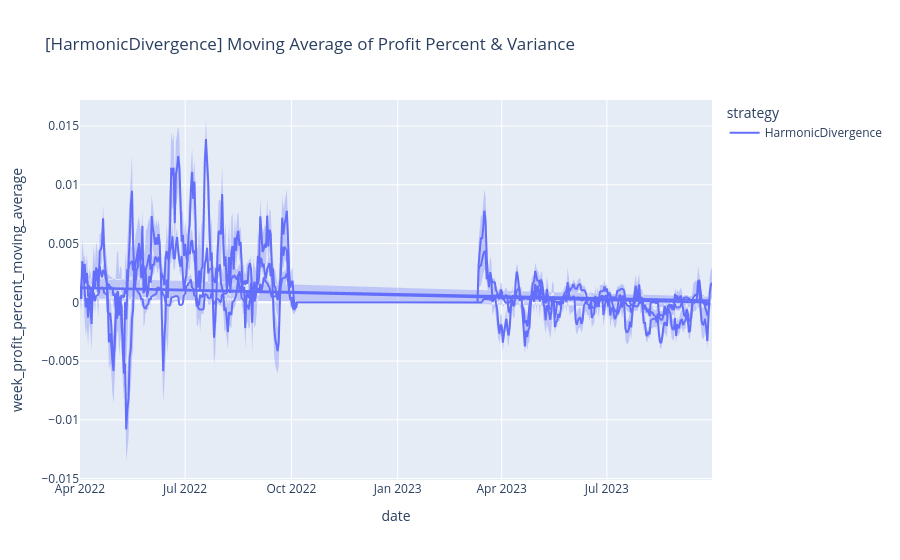
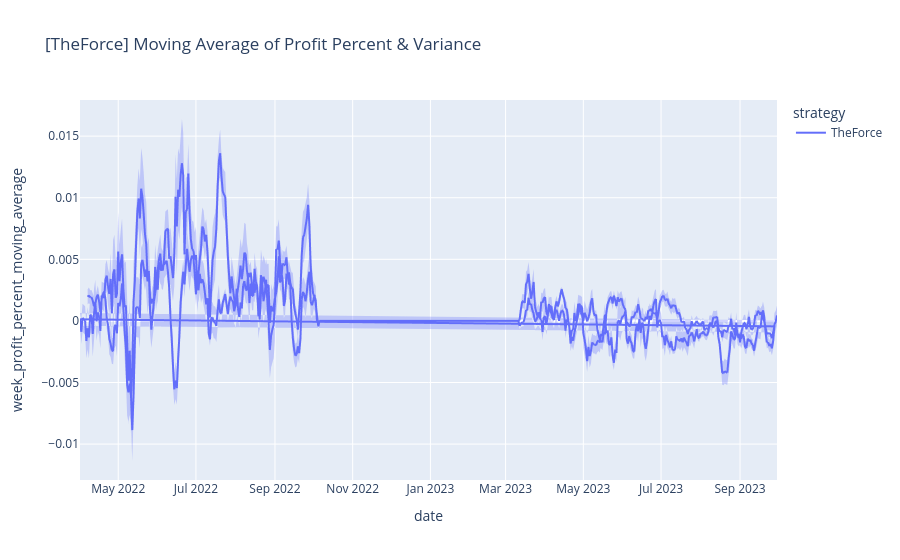
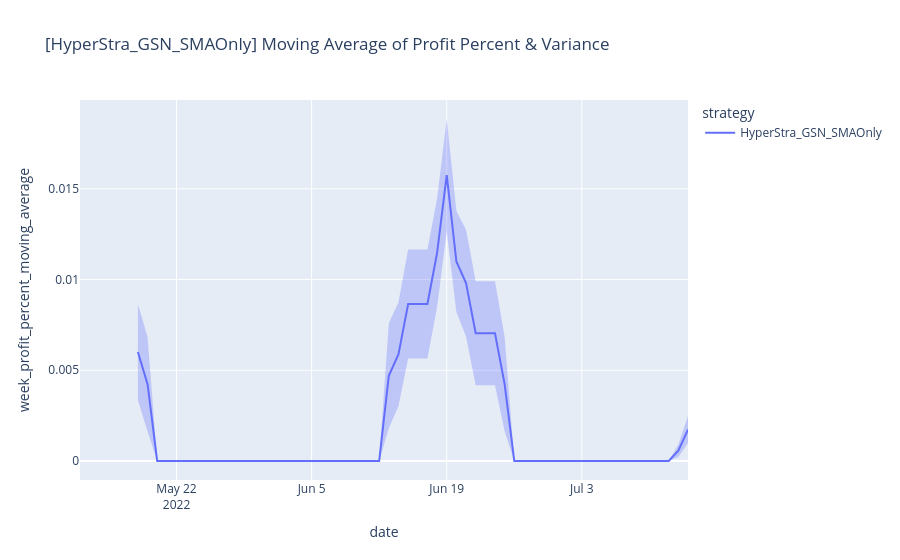

Notebook source saved alongside these figures, in order:
### Code cell
# Import graphic objects
import plotly.graph_objs as go

def line(error_y_mode=None, **kwargs):
    """Extension of `plotly.express.line` to use error bands."""
    ERROR_MODES = {'bar','band','bars','bands',None}
    if error_y_mode not in ERROR_MODES:
        raise ValueError(f"'error_y_mode' must be one of {ERROR_MODES}, received {repr(error_y_mode)}.")
    if error_y_mode in {'bar','bars',None}:
        fig = px.line(**kwargs)
    elif error_y_mode in {'band','bands'}:
        if 'error_y' not in kwargs:
            raise ValueError(f"If you provide argument 'error_y_mode' you must also provide 'error_y'.")
        figure_with_error_bars = px.line(**kwargs)
        fig = px.line(**{arg: val for arg,val in kwargs.items() if arg != 'error_y'})
        for data in figure_with_error_bars.data:
            x = list(data['x'])
            y_upper = list(data['y'] + data['error_y']['array'])
            y_lower = list(data['y'] - data['error_y']['array'])
            color = f"rgba({tuple(int(data['line']['color'].lstrip('#')[i:i+2], 16) for i in (0, 2, 4))},.3)".replace('((','(').replace('),',',').replace(' ','')
            fig.add_trace(
                go.Scatter(
                    x = x+x[::-1],
                    y = y_upper+y_lower[::-1],
                    fill = 'toself',
                    fillcolor = color,
                    line = dict(color = 'rgba(255,255,255,0)'),
                    hoverinfo = "skip",
                    showlegend = False,
                    legendgroup = data['legendgroup'],
                    xaxis = data['xaxis'],
                    yaxis = data['yaxis'],
                )
            )
        # Reorder data as said here: https://stackoverflow.com/a/66854398/8849755
        reordered_data = []
        for i in range(int(len(fig.data)/2)):
            reordered_data.append(fig.data[i+int(len(fig.data)/2)])
            reordered_data.append(fig.data[i])
        fig.data = tuple(reordered_data)
    return fig


summary_filtered_df['week_profit_percent_moving_std_half'] = summary_filtered_df['week_profit_percent_moving_std']/4
for strategy in strategies_filter:
    # Gets strat_df
    strat_df = summary_filtered_df.loc[summary_filtered_df['strategy'] == strategy]
    # Plots Average profit perfent and its variance as continuous error lines per week for each strategy
    fig = line( data_frame = strat_df,
                x = 'date',
                y = 'week_profit_percent_moving_average',
                error_y = 'week_profit_percent_moving_std_half',
                error_y_mode = 'band',
                color = 'strategy',
                title = f'[{strategy}] Moving Average of Profit Percent & Variance')
    fig.show()

### Figure 1 — Plotly figure (JSON) as saved in the notebook; plotly's stock layout.template omitted (floating-point values rounded to 4 significant figures; data arrays with more than 128 entries replaced by an {"elided": "..."} marker saying what was removed)
{"data": [{"fill": "toself", "fillcolor": "rgba(99,110,250,.3)", "hoverinfo": "skip", "legendgroup": "HarmonicDivergence", "line": {"color": "rgba(255,255,255,0)"}, "showlegend": false, "type": "scatter", "x": {"elided": "3278 str values"}, "xaxis": "x", "y": {"elided": "3278 float values"}, "yaxis": "y"}, {"hovertemplate": "strategy=HarmonicDivergence<br>date=%{x}<br>week_profit_percent_moving_average=%{y}<extra></extra>", "legendgroup": "HarmonicDivergence", "line": {"color": "#636efa", "dash": "solid"}, "marker": {"symbol": "circle"}, "mode": "lines", "name": "HarmonicDivergence", "showlegend": true, "type": "scattergl", "x": {"elided": "1639 str values"}, "xaxis": "x", "y": {"elided": "1639 float values"}, "yaxis": "y"}], "layout": {"legend": {"title": {"text": "strategy"}, "tracegroupgap": 0}, "title": {"text": "[HarmonicDivergence] Moving Average of Profit Percent & Variance"}, "xaxis": {"anchor": "y", "domain": [0, 1], "title": {"text": "date"}}, "yaxis": {"anchor": "x", "domain": [0, 1], "title": {"text": "week_profit_percent_moving_average"}}}}

### Figure 2 — Plotly figure (JSON) as saved in the notebook; plotly's stock layout.template omitted (floating-point values rounded to 4 significant figures; data arrays with more than 128 entries replaced by an {"elided": "..."} marker saying what was removed)
{"data": [{"fill": "toself", "fillcolor": "rgba(99,110,250,.3)", "hoverinfo": "skip", "legendgroup": "TheForce", "line": {"color": "rgba(255,255,255,0)"}, "showlegend": false, "type": "scatter", "x": {"elided": "2188 str values"}, "xaxis": "x", "y": {"elided": "2188 float values"}, "yaxis": "y"}, {"hovertemplate": "strategy=TheForce<br>date=%{x}<br>week_profit_percent_moving_average=%{y}<extra></extra>", "legendgroup": "TheForce", "line": {"color": "#636efa", "dash": "solid"}, "marker": {"symbol": "circle"}, "mode": "lines", "name": "TheForce", "showlegend": true, "type": "scattergl", "x": {"elided": "1094 str values"}, "xaxis": "x", "y": {"elided": "1094 float values"}, "yaxis": "y"}], "layout": {"legend": {"title": {"text": "strategy"}, "tracegroupgap": 0}, "title": {"text": "[TheForce] Moving Average of Profit Percent & Variance"}, "xaxis": {"anchor": "y", "domain": [0, 1], "title": {"text": "date"}}, "yaxis": {"anchor": "x", "domain": [0, 1], "title": {"text": "week_profit_percent_moving_average"}}}}

### Figure 3 — Plotly figure (JSON) as saved in the notebook; plotly's stock layout.template omitted (floating-point values rounded to 4 significant figures)
{"data": [{"fill": "toself", "fillcolor": "rgba(99,110,250,.3)", "hoverinfo": "skip", "legendgroup": "HyperStra_GSN_SMAOnly", "line": {"color": "rgba(255,255,255,0)"}, "showlegend": false, "type": "scatter", "x": ["2022-05-12", "2022-05-13", "2022-05-14", "2022-05-15", "2022-05-16", "2022-05-17", "2022-05-18", "2022-05-19", "2022-05-20", "2022-05-21", "2022-05-22", "2022-05-23", "2022-05-24", "2022-05-25", "2022-05-26", "2022-05-27", "2022-05-28", "2022-05-29", "2022-05-30", "2022-05-31", "2022-06-01", "2022-06-02", "2022-06-03", "2022-06-04", "2022-06-05", "2022-06-06", "2022-06-07", "2022-06-08", "2022-06-09", "2022-06-10", "2022-06-11", "2022-06-12", "2022-06-13", "2022-06-14", "2022-06-15", "2022-06-16", "2022-06-17", "2022-06-18", "2022-06-19", "2022-06-20", "2022-06-21", "2022-06-22", "2022-06-23", "2022-06-24", "2022-06-25", "2022-06-26", "2022-06-27", "2022-06-28", "2022-06-29", "2022-06-30", "2022-07-01", "2022-07-02", "2022-07-03", "2022-07-04", "2022-07-05", "2022-07-06", "2022-07-07", "2022-07-08", "2022-07-09", "2022-07-10", "2022-07-11", "2022-07-12", "2022-07-13", "2022-07-14", "2022-07-14", "2022-07-13", "2022-07-12", "2022-07-11", "2022-07-10", "2022-07-09", "2022-07-08", "2022-07-07", "2022-07-06", "2022-07-05", "2022-07-04", "2022-07-03", "2022-07-02", "2022-07-01", "2022-06-30", "2022-06-29", "2022-06-28", "2022-06-27", "2022-06-26", "2022-06-25", "2022-06-24", "2022-06-23", "2022-06-22", "2022-06-21", "2022-06-20", "2022-06-19", "2022-06-18", "2022-06-17", "2022-06-16", "2022-06-15", "2022-06-14", "2022-06-13", "2022-06-12", "2022-06-11", "2022-06-10", "2022-06-09", "2022-06-08", "2022-06-07", "2022-06-06", "2022-06-05", "2022-06-04", "2022-06-03", "2022-06-02", "2022-06-01", "2022-05-31", "2022-05-30", "2022-05-29", "2022-05-28", "2022-05-27", "2022-05-26", "2022-05-25", "2022-05-24", "2022-05-23", "2022-05-22", "2022-05-21", "2022-05-20", "2022-05-19", "2022-05-18", "2022-05-17", "2022-05-16", "2022-05-15", "2022-05-14", "2022-05-13", "2022-05-12"], "xaxis": "x", "y": [null, null, null, null, null, null, 0.008656, 0.006828, 0, 0, 0, 0, 0, 0, 0, 0, 0, 0, 0, 0, 0, 0, 0, 0, 0, 0, 0, 0, 0, 0, 0, 0, 0.007585, 0.008744, 0.01165, 0.01165, 0.01165, 0.01445, 0.01885, 0.01378, 0.01275, 0.00991, 0.00991, 0.00991, 0.006843, 0, 0, 0, 0, 0, 0, 0, 0, 0, 0, 0, 0, 0, 0, 0, 0, 0, 0.0009152, 0.002474, 0.0009929, 0.0002198, 0, 0, 0, 0, 0, 0, 0, 0, 0, 0, 0, 0, 0, 0, 0, 0, 0, 0.001635, 0.004169, 0.004169, 0.004169, 0.006864, 0.008222, 0.01266, 0.008482, 0.005654, 0.005654, 0.005654, 0.00303, 0.001811, 0, 0, 0, 0, 0, 0, 0, 0, 0, 0, 0, 0, 0, 0, 0, 0, 0, 0, 0, 0, 0, 0, 0, 0, 0.001632, 0.003366, null, null, null, null, null, null], "yaxis": "y"}, {"hovertemplate": "strategy=HyperStra_GSN_SMAOnly<br>date=%{x}<br>week_profit_percent_moving_average=%{y}<extra></extra>", "legendgroup": "HyperStra_GSN_SMAOnly", "line": {"color": "#636efa", "dash": "solid"}, "marker": {"symbol": "circle"}, "mode": "lines", "name": "HyperStra_GSN_SMAOnly", "orientation": "v", "showlegend": true, "type": "scatter", "x": ["2022-05-12", "2022-05-13", "2022-05-14", "2022-05-15", "2022-05-16", "2022-05-17", "2022-05-18", "2022-05-19", "2022-05-20", "2022-05-21", "2022-05-22", "2022-05-23", "2022-05-24", "2022-05-25", "2022-05-26", "2022-05-27", "2022-05-28", "2022-05-29", "2022-05-30", "2022-05-31", "2022-06-01", "2022-06-02", "2022-06-03", "2022-06-04", "2022-06-05", "2022-06-06", "2022-06-07", "2022-06-08", "2022-06-09", "2022-06-10", "2022-06-11", "2022-06-12", "2022-06-13", "2022-06-14", "2022-06-15", "2022-06-16", "2022-06-17", "2022-06-18", "2022-06-19", "2022-06-20", "2022-06-21", "2022-06-22", "2022-06-23", "2022-06-24", "2022-06-25", "2022-06-26", "2022-06-27", "2022-06-28", "2022-06-29", "2022-06-30", "2022-07-01", "2022-07-02", "2022-07-03", "2022-07-04", "2022-07-05", "2022-07-06", "2022-07-07", "2022-07-08", "2022-07-09", "2022-07-10", "2022-07-11", "2022-07-12", "2022-07-13", "2022-07-14"], "xaxis": "x", "y": [NaN, NaN, NaN, NaN, NaN, NaN, 0.006011, 0.00423, 0.0, 0.0, 0.0, 0.0, 0.0, 0.0, 0.0, 0.0, 0.0, 0.0, 0.0, 0.0, 0.0, 0.0, 0.0, 0.0, 0.0, 0.0, 0.0, 0.0, 0.0, 0.0, 0.0, 0.0, 0.004698, 0.005887, 0.008652, 0.008652, 0.008652, 0.01146, 0.01575, 0.011, 0.009807, 0.007039, 0.007039, 0.007039, 0.004239, 0.0, 0.0, 0.0, 0.0, 0.0, 0.0, 0.0, 0.0, 0.0, 0.0, 0.0, 0.0, 0.0, 0.0, 0.0, 0.0, 0.0, 0.0005675, 0.001733], "yaxis": "y"}], "layout": {"legend": {"title": {"text": "strategy"}, "tracegroupgap": 0}, "title": {"text": "[HyperStra_GSN_SMAOnly] Moving Average of Profit Percent & Variance"}, "xaxis": {"anchor": "y", "domain": [0, 1], "title": {"text": "date"}}, "yaxis": {"anchor": "x", "domain": [0, 1], "title": {"text": "week_profit_percent_moving_average"}}}}
